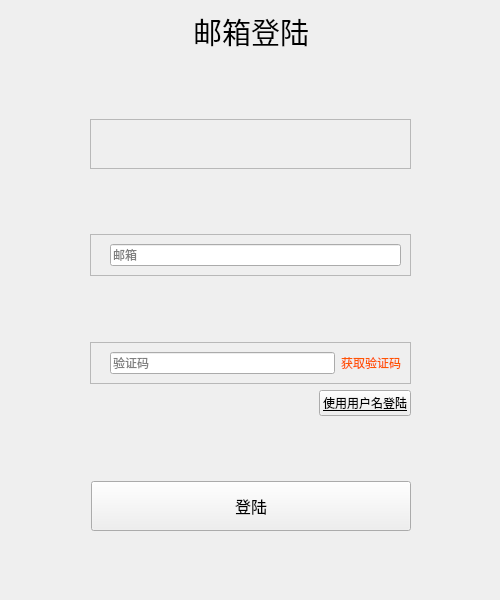
                 <widget class="QWidget" name="emailPage">
                  <widget class="QWidget" name="layoutWidget_2">
                   <property name="geometry">
                    <rect>
                     <x>10</x>
                     <y>10</y>
                     <width>481</width>
                     <height>581</height>
                    </rect>
                   </property>
                   <layout class="QVBoxLayout" name="verticalLayout_4">
                    <item>
                     <layout class="QHBoxLayout" name="horizontalLayout_28">
                      <item>
                       <spacer name="horizontalSpacer_55">
                        <property name="orientation">
                         <enum>Qt::Horizontal</enum>
                        </property>
                        <property name="sizeHint" stdset="0">
                         <size>
                          <width>40</width>
                          <height>20</height>
                         </size>
                        </property>
                       </spacer>
                      </item>
                      <item>
                       <widget class="QLabel" name="label_email">
                        <property name="font">
                         <font>
                          <family>Arial</family>
                          <pointsize>22</pointsize>
                         </font>
                        </property>
                        <property name="text">
                         <string>邮箱登陆</string>
                        </property>
                       </widget>
                      </item>
                      <item>
                       <spacer name="horizontalSpacer_56">
                        <property name="orientation">
                         <enum>Qt::Horizontal</enum>
                        </property>
                        <property name="sizeHint" stdset="0">
                         <size>
                          <width>40</width>
                          <height>20</height>
                         </size>
                        </property>
                       </spacer>
                      </item>
                     </layout>
                    </item>
                    <item>
                     <spacer name="verticalSpacer_20">
                      <property name="orientation">
                       <enum>Qt::Vertical</enum>
                      </property>
                      <property name="sizeHint" stdset="0">
                       <size>
                        <width>20</width>
                        <height>40</height>
                       </size>
                      </property>
                     </spacer>
                    </item>
                    <item>
                     <layout class="QHBoxLayout" name="horizontalLayout_29">
                      <item>
                       <spacer name="horizontalSpacer_57">
                        <property name="orientation">
                         <enum>Qt::Horizontal</enum>
                        </property>
                        <property name="sizeType">
                         <enum>QSizePolicy::Fixed</enum>
                        </property>
                        <property name="sizeHint" stdset="0">
                         <size>
                          <width>80</width>
                          <height>20</height>
                         </size>
                        </property>
                       </spacer>
                      </item>
                      <item>
                       <widget class="QFrame" name="frame_err_3">
                        <property name="styleSheet">
                         <string notr="true"/>
                        </property>
                        <property name="frameShape">
                         <enum>QFrame::StyledPanel</enum>
                        </property>
                        <property name="frameShadow">
                         <enum>QFrame::Raised</enum>
                        </property>
                        <layout class="QGridLayout" name="gridLayout_13">
                         <item row="1" column="0">
                          <layout class="QHBoxLayout" name="horizontalLayout_30">
                           <item>
                            <spacer name="horizontalSpacer_58">
                             <property name="orientation">
                              <enum>Qt::Horizontal</enum>
                             </property>
                             <property name="sizeType">
                              <enum>QSizePolicy::Fixed</enum>
                             </property>
                             <property name="sizeHint" stdset="0">
                              <size>
                               <width>10</width>
                               <height>20</height>
                              </size>
                             </property>
                            </spacer>
                           </item>
                           <item>
                            <widget class="QLabel" name="err_logo_3">
                             <property name="sizePolicy">
                              <sizepolicy hsizetype="Fixed" vsizetype="Fixed">
                               <horstretch>0</horstretch>
                               <verstretch>0</verstretch>
                              </sizepolicy>
                             </property>
                             <property name="minimumSize">
                              <size>
                               <width>30</width>
                               <height>30</height>
                              </size>
                             </property>
                             <property name="maximumSize">
                              <size>
                               <width>30</width>
                               <height>30</height>
                              </size>
                             </property>
                             <property name="text">
                              <string/>
                             </property>
                             <property name="pixmap">
                              <pixmap resource="pic.qrc">:/pic/icon_error_tip.png</pixmap>
                             </property>
                             <property name="scaledContents">
                              <bool>true</bool>
                             </property>
                            </widget>
                           </item>
                           <item>
                            <widget class="QLabel" name="err_msg_3">
                             <property name="styleSheet">
                              <string notr="true"/>
                             </property>
                             <property name="text">
                              <string/>
                             </property>
                            </widget>
                           </item>
                          </layout>
                         </item>
                        </layout>
                       </widget>
                      </item>
                      <item>
                       <spacer name="horizontalSpacer_59">
                        <property name="orientation">
                         <enum>Qt::Horizontal</enum>
                        </property>
                        <property name="sizeType">
                         <enum>QSizePolicy::Fixed</enum>
                        </property>
                        <property name="sizeHint" stdset="0">
                         <size>
                          <width>80</width>
                          <height>20</height>
                         </size>
                        </property>
                       </spacer>
                      </item>
                     </layout>
                    </item>
                    <item>
                     <spacer name="verticalSpacer_21">
                      <property name="orientation">
                       <enum>Qt::Vertical</enum>
                      </property>
                      <property name="sizeHint" stdset="0">
                       <size>
                        <width>20</width>
                        <height>40</height>
                       </size>
                      </property>
                     </spacer>
                    </item>
                    <item>
                     <layout class="QHBoxLayout" name="horizontalLayout_35">
                      <item>
                       <spacer name="horizontalSpacer_66">
                        <property name="orientation">
                         <enum>Qt::Horizontal</enum>
                        </property>
                        <property name="sizeType">
                         <enum>QSizePolicy::Fixed</enum>
                        </property>
                        <property name="sizeHint" stdset="0">
                         <size>
                          <width>80</width>
                          <height>20</height>
                         </size>
                        </property>
                       </spacer>
                      </item>
                      <item>
                       <widget class="QFrame" name="frame_email_2">
                        <property name="styleSheet">
                         <string notr="true">#frame_email::!hover{

      border: 1px solid #c7c7c7;
      border-radius: 2px;
	  margin-top: 0ex

}
#frame_email::hover{
      border: 1px solid #58a6ee;
      border-radius: 2px;
	  margin-top: 0ex
}

#frame_email{
    border: 1px solid #696969;
    border-radius: 5px;
}</string>
                        </property>
                        <property name="frameShape">
                         <enum>QFrame::StyledPanel</enum>
                        </property>
                        <property name="frameShadow">
                         <enum>QFrame::Raised</enum>
                        </property>
                        <layout class="QGridLayout" name="gridLayout_16">
                         <item row="1" column="0">
                          <layout class="QHBoxLayout" name="horizontalLayout_36">
                           <item>
                            <spacer name="horizontalSpacer_67">
                             <property name="orientation">
                              <enum>Qt::Horizontal</enum>
                             </property>
                             <property name="sizeType">
                              <enum>QSizePolicy::Fixed</enum>
                             </property>
                             <property name="sizeHint" stdset="0">
                              <size>
                               <width>10</width>
                               <height>20</height>
                              </size>
                             </property>
                            </spacer>
                           </item>
                           <item>
                            <widget class="QLineEdit" name="email_edit_2">
                             <property name="styleSheet">
                              <string notr="true">font: 14pt &quot;黑体&quot;;</string>
                             </property>
                             <property name="text">
                              <string/>
                             </property>
                             <property name="placeholderText">
                              <string>邮箱</string>
                             </property>
                             <property name="clearButtonEnabled">
                              <bool>true</bool>
                             </property>
                            </widget>
                           </item>
                          </layout>
                         </item>
                        </layout>
                       </widget>
                      </item>
                      <item>
                       <spacer name="horizontalSpacer_68">
                        <property name="orientation">
                         <enum>Qt::Horizontal</enum>
                        </property>
                        <property name="sizeType">
                         <enum>QSizePolicy::Fixed</enum>
                        </property>
                        <property name="sizeHint" stdset="0">
                         <size>
                          <width>80</width>
                          <height>20</height>
                         </size>
                        </property>
                       </spacer>
                      </item>
                     </layout>
                    </item>
                    <item>
                     <spacer name="verticalSpacer_4">
                      <property name="orientation">
                       <enum>Qt::Vertical</enum>
                      </property>
                      <property name="sizeHint" stdset="0">
                       <size>
                        <width>20</width>
                        <height>40</height>
                       </size>
                      </property>
                     </spacer>
                    </item>
                    <item>
                     <layout class="QHBoxLayout" name="horizontalLayout_37">
                      <item>
                       <spacer name="horizontalSpacer_69">
                        <property name="orientation">
                         <enum>Qt::Horizontal</enum>
                        </property>
                        <property name="sizeType">
                         <enum>QSizePolicy::Fixed</enum>
                        </property>
                        <property name="sizeHint" stdset="0">
                         <size>
                          <width>80</width>
                          <height>20</height>
                         </size>
                        </property>
                       </spacer>
                      </item>
                      <item>
                       <widget class="QFrame" name="frame_code_2">
                        <property name="styleSheet">
                         <string notr="true">#frame_code::!hover{

      border: 1px solid #c7c7c7;
      border-radius: 2px;
	  margin-top: 0ex

}
#frame_code::hover{
      border: 1px solid #58a6ee;
      border-radius: 2px;
	  margin-top: 0ex
}

#frame_code{
    border: 1px solid #696969;
    border-radius: 5px;
}</string>
                        </property>
                        <property name="frameShape">
                         <enum>QFrame::StyledPanel</enum>
                        </property>
                        <property name="frameShadow">
                         <enum>QFrame::Raised</enum>
                        </property>
                        <layout class="QGridLayout" name="gridLayout_17">
                         <item row="1" column="0">
                          <layout class="QHBoxLayout" name="horizontalLayout_38">
                           <item>
                            <spacer name="horizontalSpacer_70">
                             <property name="orientation">
                              <enum>Qt::Horizontal</enum>
                             </property>
                             <property name="sizeType">
                              <enum>QSizePolicy::Fixed</enum>
                             </property>
                             <property name="sizeHint" stdset="0">
                              <size>
                               <width>10</width>
                               <height>20</height>
                              </size>
                             </property>
                            </spacer>
                           </item>
                           <item>
                            <widget class="QLineEdit" name="code_edit_2">
                             <property name="styleSheet">
                              <string notr="true">font: 14pt &quot;黑体&quot;;</string>
                             </property>
                             <property name="placeholderText">
                              <string>验证码</string>
                             </property>
                            </widget>
                           </item>
                           <item>
                            <widget class="QPushButton" name="getcodeButton_2">
                             <property name="styleSheet">
                              <string notr="true">QPushButton {
     background-color: transparent;
     border: none;
	 color: rgb(255, 85, 0);
}</string>
                             </property>
                             <property name="text">
                              <string>获取验证码</string>
                             </property>
                            </widget>
                           </item>
                          </layout>
                         </item>
                        </layout>
                       </widget>
                      </item>
                      <item>
                       <spacer name="horizontalSpacer_71">
                        <property name="orientation">
                         <enum>Qt::Horizontal</enum>
                        </property>
                        <property name="sizeType">
                         <enum>QSizePolicy::Fixed</enum>
                        </property>
                        <property name="sizeHint" stdset="0">
                         <size>
                          <width>80</width>
                          <height>20</height>
                         </size>
                        </property>
                       </spacer>
                      </item>
                     </layout>
                    </item>
                    <item>
                     <layout class="QHBoxLayout" name="horizontalLayout_39">
                      <item>
                       <spacer name="horizontalSpacer_72">
                        <property name="orientation">
                         <enum>Qt::Horizontal</enum>
                        </property>
                        <property name="sizeHint" stdset="0">
                         <size>
                          <width>28</width>
                          <height>20</height>
                         </size>
                        </property>
                       </spacer>
                      </item>
                      <item>
                       <spacer name="horizontalSpacer_73">
                        <property name="orientation">
                         <enum>Qt::Horizontal</enum>
                        </property>
                        <property name="sizeHint" stdset="0">
                         <size>
                          <width>40</width>
                          <height>20</height>
                         </size>
                        </property>
                       </spacer>
                      </item>
                      <item>
                       <widget class="QPushButton" name="btn_username">
                        <property name="font">
                         <font>
                          <family>Arial</family>
                          <underline>true</underline>
                         </font>
                        </property>
                        <property name="text">
                         <string>使用用户名登陆</string>
                        </property>
                       </widget>
                      </item>
                      <item>
                       <spacer name="horizontalSpacer_74">
                        <property name="orientation">
                         <enum>Qt::Horizontal</enum>
                        </property>
                        <property name="sizeType">
                         <enum>QSizePolicy::Fixed</enum>
                        </property>
                        <property name="sizeHint" stdset="0">
                         <size>
                          <width>80</width>
                          <height>20</height>
                         </size>
                        </property>
                       </spacer>
                      </item>
                     </layout>
                    </item>
                    <item>
                     <spacer name="verticalSpacer_24">
                      <property name="orientation">
                       <enum>Qt::Vertical</enum>
                      </property>
                      <property name="sizeHint" stdset="0">
                       <size>
                        <width>20</width>
                        <height>13</height>
                       </size>
                      </property>
                     </spacer>
                    </item>
                    <item>
                     <layout class="QHBoxLayout" name="horizontalLayout_40">
                      <item>
                       <spacer name="horizontalSpacer_75">
                        <property name="orientation">
                         <enum>Qt::Horizontal</enum>
                        </property>
                        <property name="sizeHint" stdset="0">
                         <size>
                          <width>40</width>
                          <height>20</height>
                         </size>
                        </property>
                       </spacer>
                      </item>
                      <item>
                       <widget class="QPushButton" name="btn_email_login">
                        <property name="sizePolicy">
                         <sizepolicy hsizetype="Fixed" vsizetype="Fixed">
                          <horstretch>0</horstretch>
                          <verstretch>0</verstretch>
                         </sizepolicy>
                        </property>
                        <property name="minimumSize">
                         <size>
                          <width>320</width>
                          <height>50</height>
                         </size>
                        </property>
                        <property name="maximumSize">
                         <size>
                          <width>320</width>
                          <height>50</height>
                         </size>
                        </property>
                        <property name="font">
                         <font>
                          <family>Arial</family>
                          <pointsize>12</pointsize>
                         </font>
                        </property>
                        <property name="text">
                         <string>登陆</string>
                        </property>
                       </widget>
                      </item>
                      <item>
                       <spacer name="horizontalSpacer_76">
                        <property name="orientation">
                         <enum>Qt::Horizontal</enum>
                        </property>
                        <property name="sizeHint" stdset="0">
                         <size>
                          <width>40</width>
                          <height>20</height>
                         </size>
                        </property>
                       </spacer>
                      </item>
                     </layout>
                    </item>
                    <item>
                     <spacer name="verticalSpacer_2">
                      <property name="orientation">
                       <enum>Qt::Vertical</enum>
                      </property>
                      <property name="sizeHint" stdset="0">
                       <size>
                        <width>20</width>
                        <height>40</height>
                       </size>
                      </property>
                     </spacer>
                    </item>
                   </layout>
                  </widget>
                 </widget>
